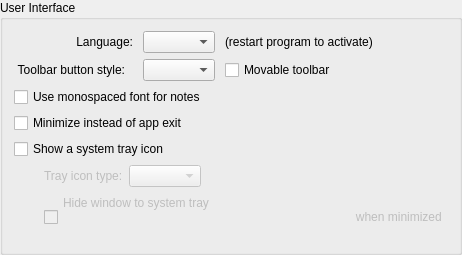
                                            <widget class="QGroupBox" name="generalGroup">
                                                <property name="title">
                                                    <string>User Interface</string>
                                                </property>
                                                <layout class="QVBoxLayout" name="verticalLayout_7">
                                                    <item>
                                                        <layout class="QGridLayout" name="gridLayout_3">
                                                            <property name="horizontalSpacing">
                                                                <number>10</number>
                                                            </property>
                                                            <item row="1" column="1">
                                                                <widget class="QComboBox"
                                                                        name="toolButtonStyleComboBox">
                                                                    <property name="sizePolicy">
                                                                        <sizepolicy hsizetype="Minimum"
                                                                                    vsizetype="Fixed">
                                                                            <horstretch>0</horstretch>
                                                                            <verstretch>0</verstretch>
                                                                        </sizepolicy>
                                                                    </property>
                                                                    <property name="focusPolicy">
                                                                        <enum>Qt::StrongFocus</enum>
                                                                    </property>
                                                                    <property name="accessibleName">
                                                                        <string>Toolbar button style</string>
                                                                    </property>
                                                                    <property name="sizeAdjustPolicy">
                                                                        <enum>QComboBox::AdjustToContents</enum>
                                                                    </property>
                                                                </widget>
                                                            </item>
                                                            <item row="1" column="2">
                                                                <widget class="QCheckBox" name="toolbarMovableCheckBox">
                                                                    <property name="enabled">
                                                                        <bool>true</bool>
                                                                    </property>
                                                                    <property name="sizePolicy">
                                                                        <sizepolicy hsizetype="Minimum"
                                                                                    vsizetype="Fixed">
                                                                            <horstretch>0</horstretch>
                                                                            <verstretch>0</verstretch>
                                                                        </sizepolicy>
                                                                    </property>
                                                                    <property name="text">
                                                                        <string>Movable toolbar</string>
                                                                    </property>
                                                                </widget>
                                                            </item>
                                                            <item row="0" column="1">
                                                                <widget class="QComboBox" name="languageComboBox">
                                                                    <property name="sizePolicy">
                                                                        <sizepolicy hsizetype="Minimum"
                                                                                    vsizetype="Fixed">
                                                                            <horstretch>0</horstretch>
                                                                            <verstretch>0</verstretch>
                                                                        </sizepolicy>
                                                                    </property>
                                                                    <property name="focusPolicy">
                                                                        <enum>Qt::StrongFocus</enum>
                                                                    </property>
                                                                    <property name="accessibleName">
                                                                        <string>Language selection</string>
                                                                    </property>
                                                                </widget>
                                                            </item>
                                                            <item row="0" column="0">
                                                                <widget class="QLabel" name="languageLabel_2">
                                                                    <property name="sizePolicy">
                                                                        <sizepolicy hsizetype="Preferred"
                                                                                    vsizetype="Preferred">
                                                                            <horstretch>0</horstretch>
                                                                            <verstretch>0</verstretch>
                                                                        </sizepolicy>
                                                                    </property>
                                                                    <property name="text">
                                                                        <string>Language:</string>
                                                                    </property>
                                                                    <property name="alignment">
                                                                        <set>
                                                                            Qt::AlignRight|Qt::AlignTrailing|Qt::AlignVCenter
                                                                        </set>
                                                                    </property>
                                                                    <property name="buddy">
                                                                        <cstring>languageComboBox</cstring>
                                                                    </property>
                                                                </widget>
                                                            </item>
                                                            <item row="0" column="2">
                                                                <widget class="QLabel" name="languageLabel_3">
                                                                    <property name="text">
                                                                        <string>(restart program to activate)</string>
                                                                    </property>
                                                                </widget>
                                                            </item>
                                                            <item row="0" column="3">
                                                                <spacer name="horizontalSpacer_5">
                                                                    <property name="orientation">
                                                                        <enum>Qt::Horizontal</enum>
                                                                    </property>
                                                                    <property name="sizeHint" stdset="0">
                                                                        <size>
                                                                            <width>40</width>
                                                                            <height>20</height>
                                                                        </size>
                                                                    </property>
                                                                </spacer>
                                                            </item>
                                                            <item row="1" column="0">
                                                                <widget class="QLabel" name="toolButtonStyleLabel">
                                                                    <property name="enabled">
                                                                        <bool>true</bool>
                                                                    </property>
                                                                    <property name="sizePolicy">
                                                                        <sizepolicy hsizetype="Preferred"
                                                                                    vsizetype="Fixed">
                                                                            <horstretch>0</horstretch>
                                                                            <verstretch>0</verstretch>
                                                                        </sizepolicy>
                                                                    </property>
                                                                    <property name="styleSheet">
                                                                        <string notr="true">margin-right: 5px</string>
                                                                    </property>
                                                                    <property name="text">
                                                                        <string>Toolbar button style:</string>
                                                                    </property>
                                                                    <property name="alignment">
                                                                        <set>
                                                                            Qt::AlignRight|Qt::AlignTrailing|Qt::AlignVCenter
                                                                        </set>
                                                                    </property>
                                                                    <property name="buddy">
                                                                        <cstring>toolButtonStyleComboBox</cstring>
                                                                    </property>
                                                                </widget>
                                                            </item>
                                                        </layout>
                                                    </item>
                                                    <item>
                                                        <widget class="QCheckBox" name="monospaceNotesCheckBox">
                                                            <property name="text">
                                                                <string>Use monospaced font for notes</string>
                                                            </property>
                                                        </widget>
                                                    </item>
                                                    <item>
                                                        <widget class="QCheckBox" name="minimizeOnCloseCheckBox">
                                                            <property name="text">
                                                                <string>Minimize instead of app exit</string>
                                                            </property>
                                                        </widget>
                                                    </item>
                                                    <item>
                                                        <widget class="QCheckBox" name="systrayShowCheckBox">
                                                            <property name="text">
                                                                <string>Show a system tray icon</string>
                                                            </property>
                                                        </widget>
                                                    </item>
                                                    <item>
                                                        <layout class="QGridLayout" name="gridLayout_2">
                                                            <property name="sizeConstraint">
                                                                <enum>QLayout::SetMaximumSize</enum>
                                                            </property>
                                                            <property name="spacing">
                                                                <number>0</number>
                                                            </property>
                                                            <item row="0" column="0">
                                                                <spacer name="horizontalSpacer_3">
                                                                    <property name="orientation">
                                                                        <enum>Qt::Horizontal</enum>
                                                                    </property>
                                                                    <property name="sizeType">
                                                                        <enum>QSizePolicy::Fixed</enum>
                                                                    </property>
                                                                    <property name="sizeHint" stdset="0">
                                                                        <size>
                                                                            <width>30</width>
                                                                            <height>20</height>
                                                                        </size>
                                                                    </property>
                                                                </spacer>
                                                            </item>
                                                            <item row="0" column="3">
                                                                <widget class="QComboBox" name="trayIconAppearance">
                                                                    <property name="enabled">
                                                                        <bool>false</bool>
                                                                    </property>
                                                                    <property name="sizePolicy">
                                                                        <sizepolicy hsizetype="Minimum"
                                                                                    vsizetype="Fixed">
                                                                            <horstretch>0</horstretch>
                                                                            <verstretch>0</verstretch>
                                                                        </sizepolicy>
                                                                    </property>
                                                                    <property name="focusPolicy">
                                                                        <enum>Qt::StrongFocus</enum>
                                                                    </property>
                                                                    <property name="accessibleName">
                                                                        <string>Tray icon type</string>
                                                                    </property>
                                                                </widget>
                                                            </item>
                                                            <item row="0" column="1">
                                                                <widget class="QLabel" name="trayIconAppearanceLabel">
                                                                    <property name="enabled">
                                                                        <bool>false</bool>
                                                                    </property>
                                                                    <property name="text">
                                                                        <string>Tray icon type:</string>
                                                                    </property>
                                                                    <property name="buddy">
                                                                        <cstring>trayIconAppearance</cstring>
                                                                    </property>
                                                                </widget>
                                                            </item>
                                                            <item row="0" column="4">
                                                                <spacer name="horizontalSpacer_4">
                                                                    <property name="orientation">
                                                                        <enum>Qt::Horizontal</enum>
                                                                    </property>
                                                                    <property name="sizeHint" stdset="0">
                                                                        <size>
                                                                            <width>40</width>
                                                                            <height>20</height>
                                                                        </size>
                                                                    </property>
                                                                </spacer>
                                                            </item>
                                                            <item row="0" column="2">
                                                                <spacer name="verticalSpacer_6">
                                                                    <property name="orientation">
                                                                        <enum>Qt::Horizontal</enum>
                                                                    </property>
                                                                    <property name="sizeType">
                                                                        <enum>QSizePolicy::Fixed</enum>
                                                                    </property>
                                                                    <property name="sizeHint" stdset="0">
                                                                        <size>
                                                                            <width>6</width>
                                                                            <height>0</height>
                                                                        </size>
                                                                    </property>
                                                                </spacer>
                                                            </item>
                                                        </layout>
                                                    </item>
                                                    <item>
                                                        <widget class="QWidget" name="systraySettings" native="true">
                                                            <layout class="QVBoxLayout" name="systrayLayout">
                                                                <property name="leftMargin">
                                                                    <number>0</number>
                                                                </property>
                                                                <property name="topMargin">
                                                                    <number>0</number>
                                                                </property>
                                                                <property name="rightMargin">
                                                                    <number>0</number>
                                                                </property>
                                                                <property name="bottomMargin">
                                                                    <number>0</number>
                                                                </property>
                                                                <item>
                                                                    <layout class="QHBoxLayout"
                                                                            name="horizontalLayout_2">
                                                                        <property name="spacing">
                                                                            <number>0</number>
                                                                        </property>
                                                                        <property name="sizeConstraint">
                                                                            <enum>QLayout::SetMaximumSize</enum>
                                                                        </property>
                                                                        <item>
                                                                            <spacer name="horizontalSpacer">
                                                                                <property name="orientation">
                                                                                    <enum>Qt::Horizontal</enum>
                                                                                </property>
                                                                                <property name="sizeType">
                                                                                    <enum>QSizePolicy::Fixed</enum>
                                                                                </property>
                                                                                <property name="sizeHint" stdset="0">
                                                                                    <size>
                                                                                        <width>30</width>
                                                                                        <height>20</height>
                                                                                    </size>
                                                                                </property>
                                                                            </spacer>
                                                                        </item>
                                                                        <item>
                                                                            <widget class="QCheckBox"
                                                                                    name="systrayMinimizeToTrayCheckBox">
                                                                                <property name="enabled">
                                                                                    <bool>false</bool>
                                                                                </property>
                                                                                <property name="sizePolicy">
                                                                                    <sizepolicy hsizetype="Minimum"
                                                                                                vsizetype="Fixed">
                                                                                        <horstretch>0</horstretch>
                                                                                        <verstretch>0</verstretch>
                                                                                    </sizepolicy>
                                                                                </property>
                                                                                <property name="text">
                                                                                    <string>Hide window to system tray
                                                                                        when minimized
                                                                                    </string>
                                                                                </property>
                                                                            </widget>
                                                                        </item>
                                                                    </layout>
                                                                </item>
                                                            </layout>
                                                        </widget>
                                                    </item>
                                                </layout>
                                            </widget>
